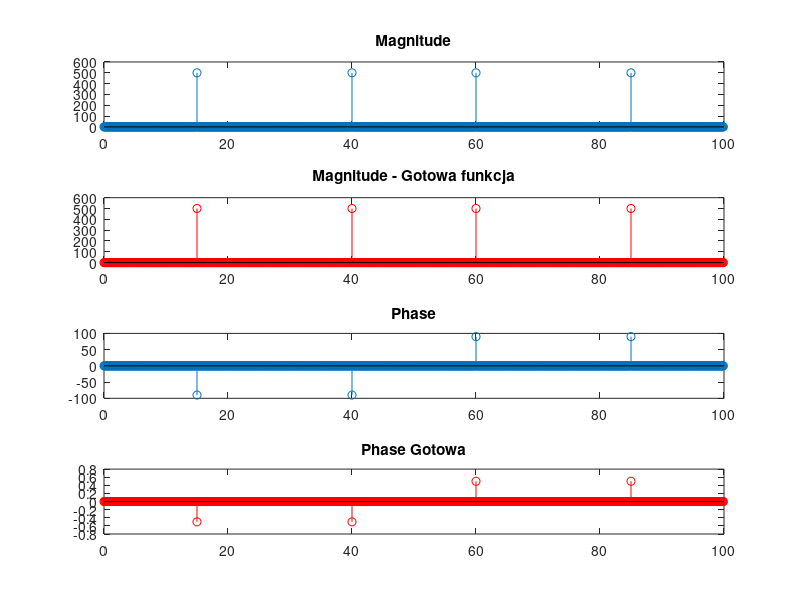

Here is the MATLAB script that generated this plot:

dt = 1/100;
T = 10 - dt;

N = (T + dt) / dt;
n = 0:N-1;
df = 1/(N*dt);

t = 0:dt:T;
signal = @(t) sin(2*pi*15*t) + sin(2*pi*40*t);
xx = sin(2*pi*15*t) + sin(2*pi*40*t);

X = fft(xx);

y = zeros (1,N);
xdft = zeros (1,N);

for k = 0:N-1
    for n = 0:N-1
        Wn = exp(-(2*pi*k*n*1j)/N);
        X1(k+1, n+1) = Wn;
    end
end

Xk = X1*signal(t)';

m = abs(Xk);

Xk(m<1e-4) = 0;
p=unwrap(angle(Xk));

f = (0:length(y)-1)*100/length(y);

figure(1)
subplot(4,1,1)
stem(f,m)
title('Magnitude')

subplot(4,1,2)
stem(f,abs(fft(signal(t))),'r')
title('Magnitude - Gotowa funkcja')

subplot(4,1,3)
stem(f,p*180/pi)
title('Phase')

Xo=fft(signal(t));
Xo(m<1e-4) = 0;
phs = angle(Xo);

subplot(4,1,4)
stem(f,phs/pi,'r')
title('Phase Gotowa')

figure(2)
